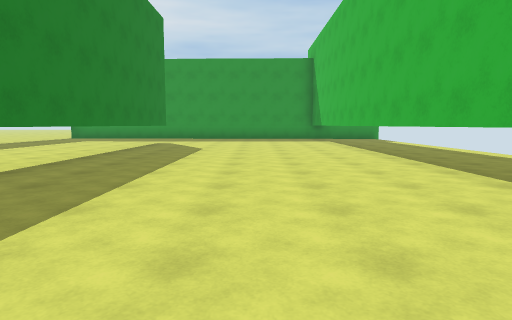
View 1 (above)

24 first-person views from a walk through a Unity game level. The camera is 1.3 m above the floor, tilts 6° down and sees 75° across. The floor is counted in squares, 2 m on a side. Each view is taken from the middle of a square. On the plan, view 1 faces up. The plan holds only what a view shows up to about 10 squares ahead; the rest is blank. The place goes on beyond the plan. The player is left out.

View 2
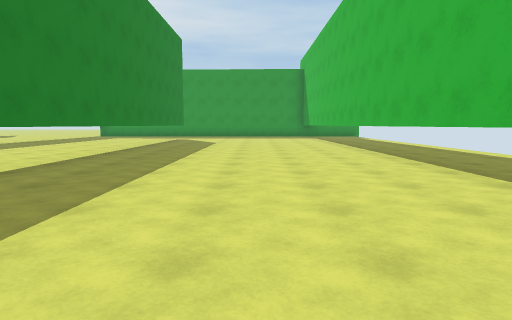

View 3
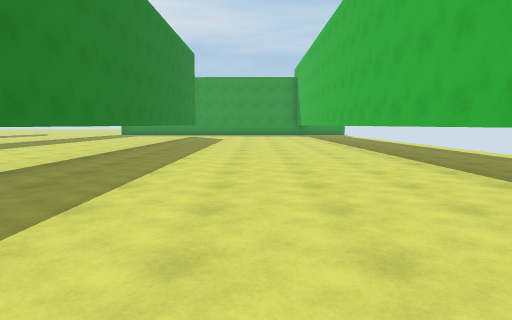

View 4
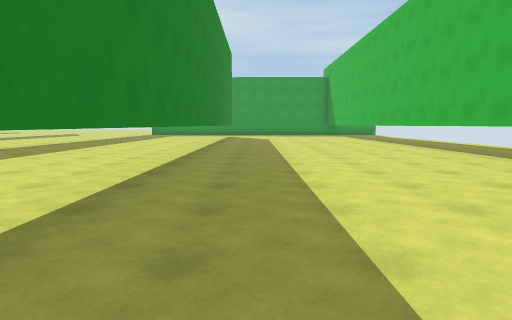

View 5
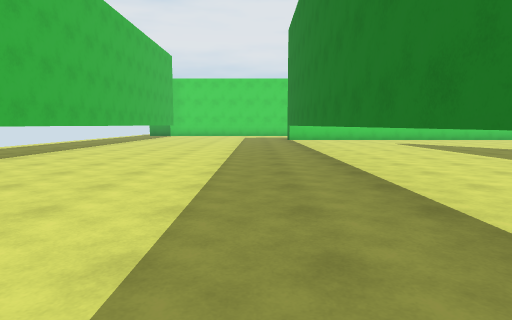

View 6
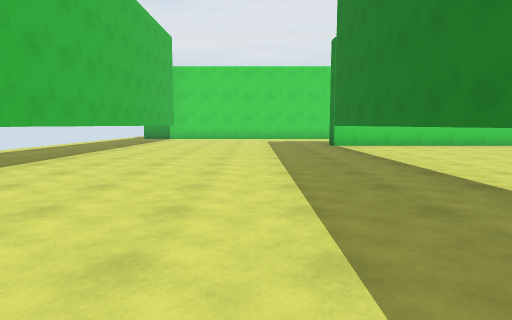

View 7
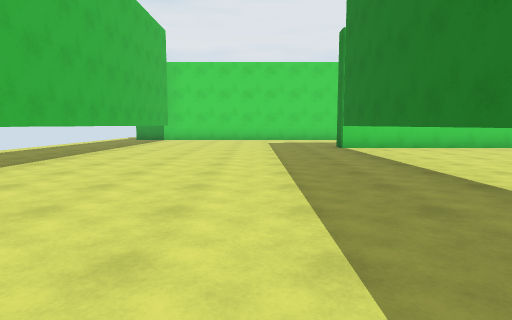

View 8
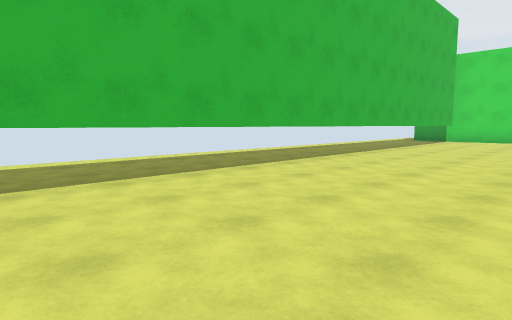

View 9
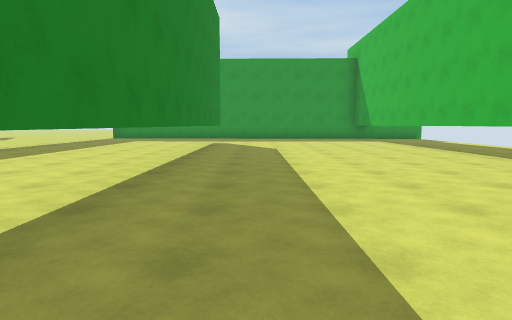

View 10
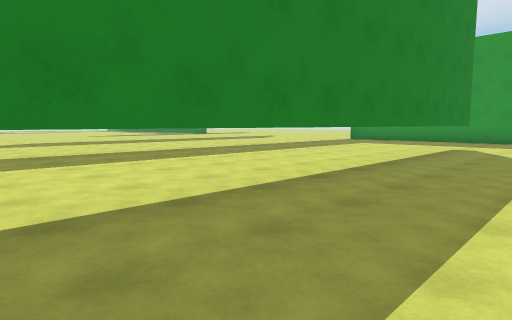

View 11
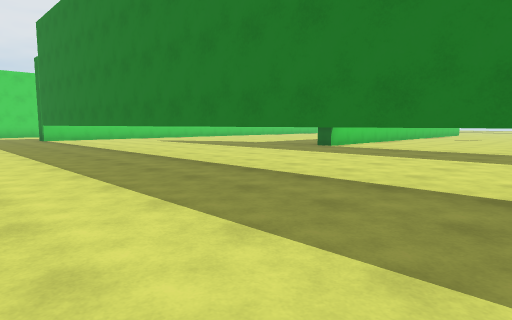

View 12
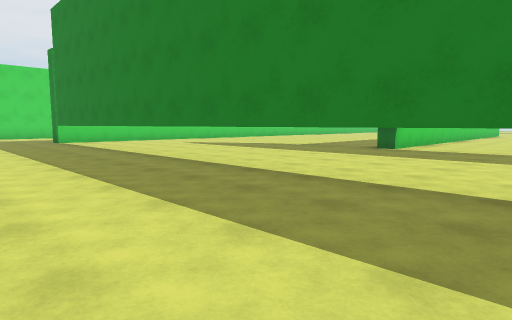

View 13
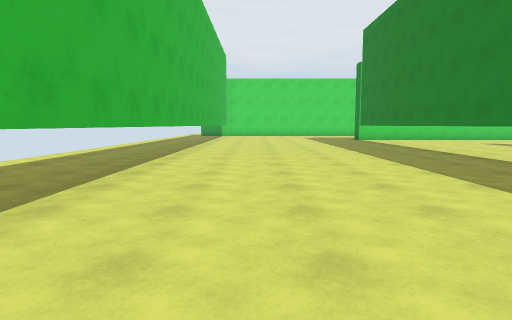

View 14
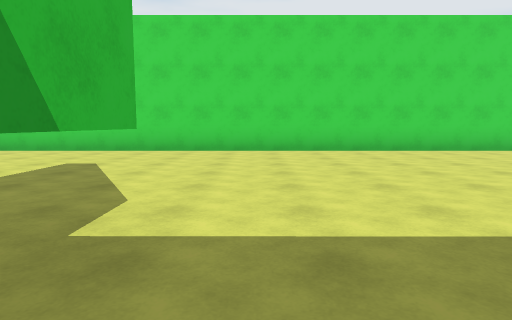

View 15
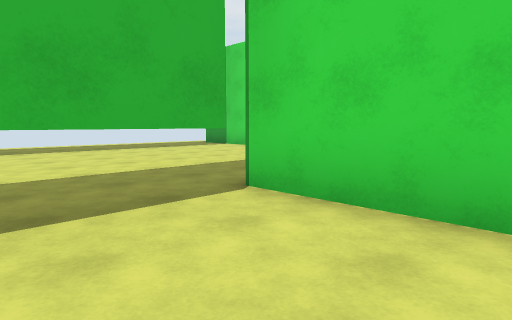

View 16
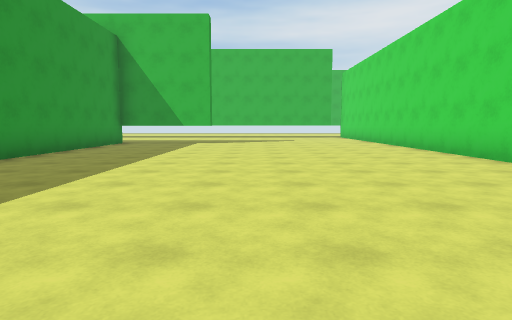

View 17
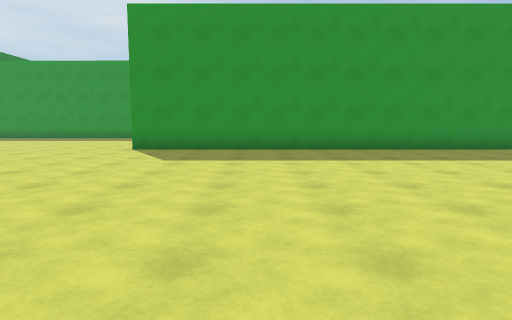

View 18
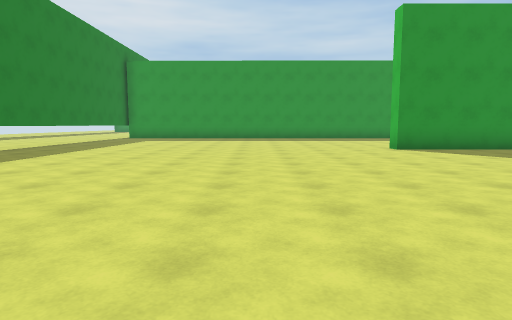

View 19
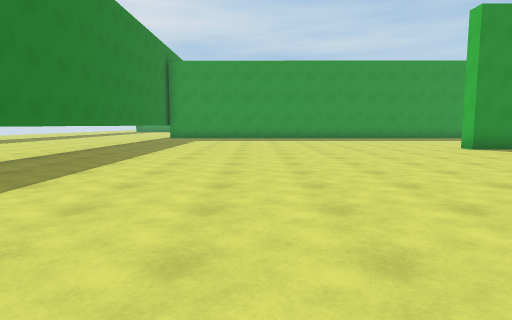

View 20
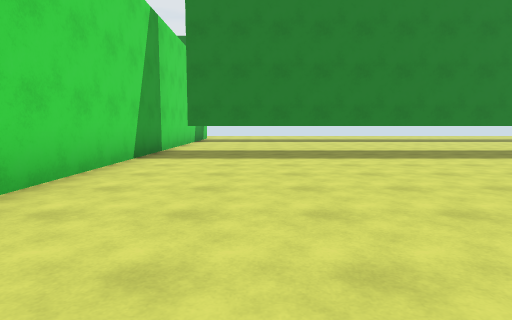

View 21
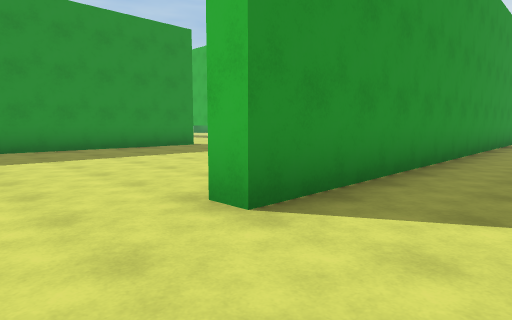

View 22
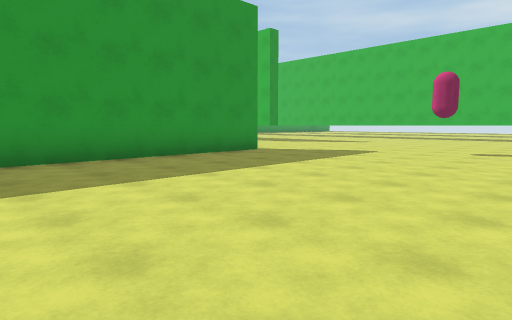

View 23
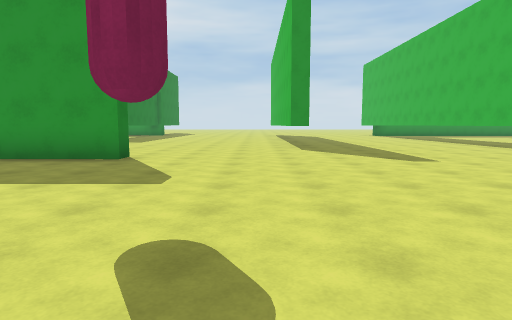

View 24
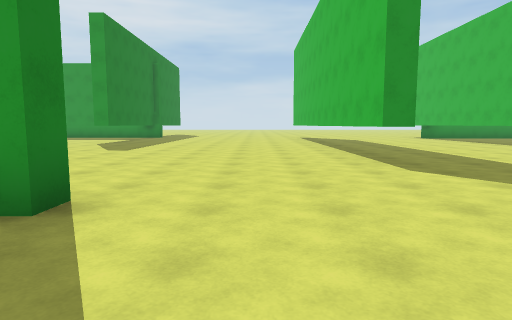

### Floor plan
Key: @ floor where view 1 was taken; # wall or solid block; . floor; T thing the floor can be seen under or through.
Columns run from 36 left of view 1 to 5 right of it. Each row starts with its distance up from view 1.
 10               .......#..... ....T......#..
  9               .......#..... ....T......T..
  8                ......#....  ....T......T..
  7                ......#..... ....T......T..
  6                ......#.....#....T......T..
  5                 ...........#....T......T..
  4                  .......... ....T......T..
  3                  .......... ....T......T..
  2             ######........  ....T......T..
  1             .............    ...T......T..
  0            .............    ....T...@..T..
 -1            ................ ....T......T.
 -2            ................ ....T......T
 -3            ...........  ... ....T......T.
 -4 ..#.............    .    .. ....T......T.
 -5 ..#..........###############....T......T..
 -6  .#........................#....T......T..
 -7  .#........................#....T......T..
 -8  .#........................#....T......T..
 -9  .#.............................T......T..
-10  .#.............................T......T..
-11  .#.............................T......T..
-12  .#.........  ..................T......T..
-13  .#........    .................T......T..
-14  .........      .   ...................T..
-15  ########           #############......T..

Positions as (right, up) in squares from view 1, and headings:
1: (0, 0), facing up
2: (0, -3), facing up
3: (0, -6), facing up
4: (-2, -6), facing up
5: (-2, 0), facing down
6: (-1, -4), facing down
7: (-1, -5), facing down
8: (-1, -5), facing down-right
9: (-2, 0), facing up
10: (-1, 2), facing up-left
11: (0, 1), facing down-left
12: (0, -1), facing down-left
13: (1, 0), facing down
14: (-10, -6), facing down
15: (-6, -12), facing down-right
16: (-21, -10), facing right
17: (-20, -14), facing up
18: (-27, -14), facing up
19: (-29, -14), facing up
20: (-25, -12), facing left
21: (-25, -7), facing up-right
22: (-25, -4), facing up-right
23: (-16, -4), facing up
24: (-17, 0), facing up
